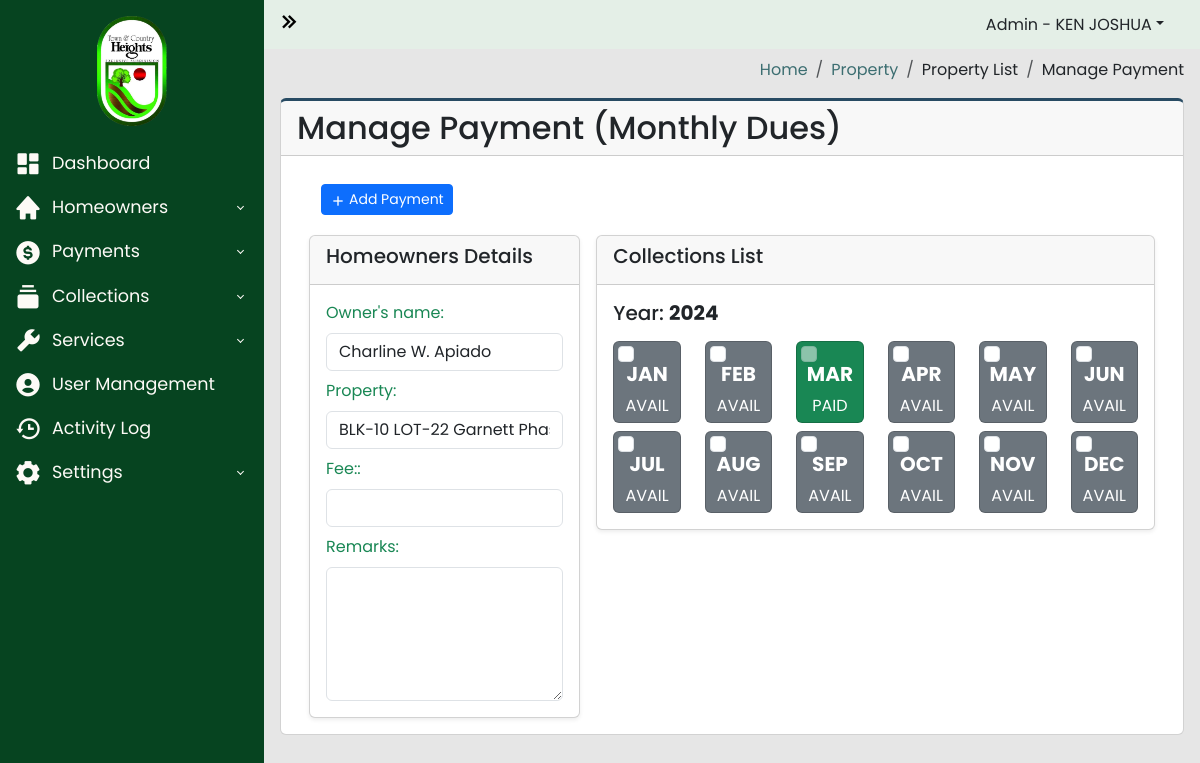
/admin-panel/property_manage_payment.php?property_id=53 (signed in), run on an earlier commit of the app's database.
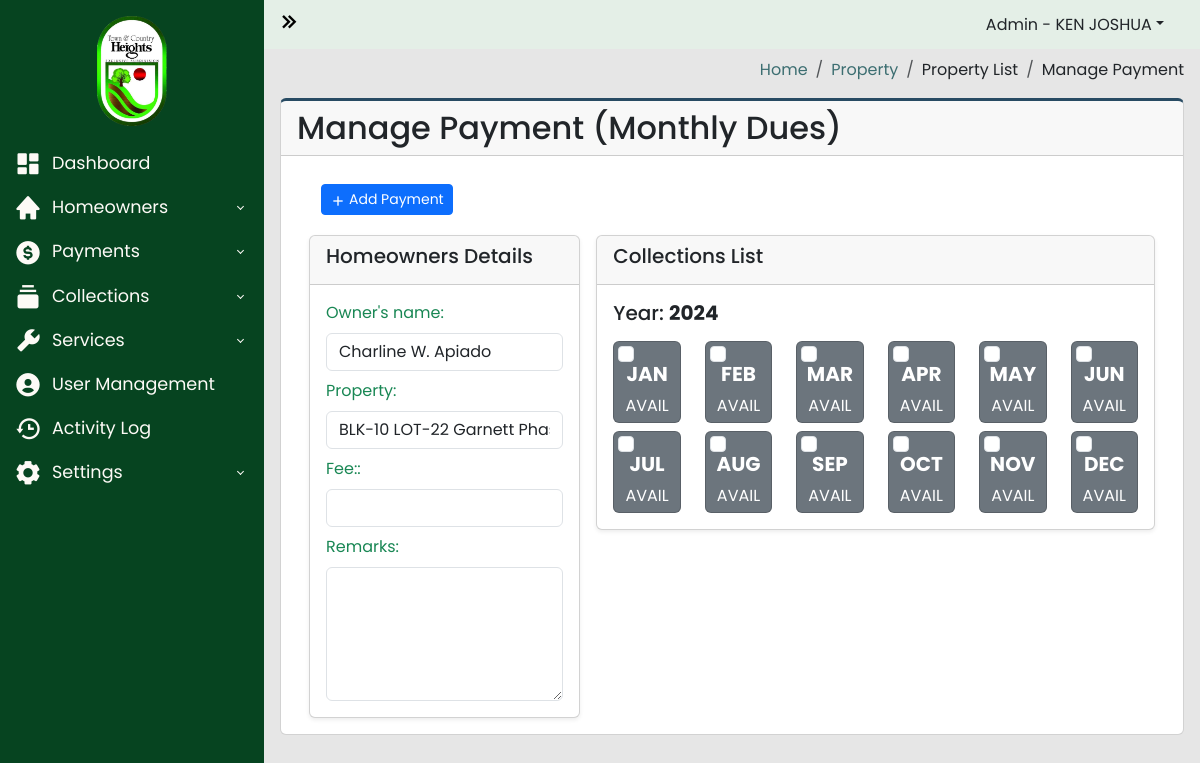
And on a later commit of the database.
### tables this page shows
CREATE TABLE `collection_list` (
  `id` int(11) NOT NULL,
  `property_id` int(200) NOT NULL,
  `collection_fee_id` int(250) NOT NULL,
  `date_created` datetime NOT NULL,
  `balance` varchar(200) NOT NULL,
  `date_paid` datetime NOT NULL,
  `status` varchar(200) NOT NULL,
  `month` varchar(200) NOT NULL,
  `month_int` varchar(100) NOT NULL,
  `year` varchar(200) NOT NULL
);

### admin-panel/property_manage_payment.php (the view, shortened to what the changed rows need)
<?php
require_once("../libs/server.php");
require_once("../includes/header.php");
?>
<?php
$server = new Server;
$server->adminAuthentication();
if (isset($_GET['property_id'])) {
  $property_id = $_GET['property_id'];
  $query = "SELECT
  property_list.*,
  property_list.blk as property_blk,
  property_list.lot as property_lot,
  property_list.street as property_street,
  property_list.phase as property_phase,
  property_list.homeowners_id as owners_id,
  homeowners_users.*
  FROM property_list INNER JOIN homeowners_users ON property_list.homeowners_id = homeowners_users.id WHERE property_list.id = :property_id";
  $data = ["property_id" => $property_id];
  $connection = $server->openConn();
  $stmt = $connection->prepare($query);
  $stmt->execute($data);
  $count = $stmt->rowCount();
  if ($count > 0) {
    while ($result = $stmt->fetch()) {
      $homeowners_id = $result['owners_id'];
    }
  } else {
    $_SESSION['status'] = "No Record Found!";
    $_SESSION['text'] = "";
    $_SESSION['status_code'] = "error";
  }
}
?>
<body>
  <div class="wrapper">
    <div class="main">
      <main class="content px-3 py-2">
        <div class="card card-border">
          <div class="card-header">
            <h2>Manage Payment (Monthly Dues)</h2>
          </div>
          <div class="card-body">
            <div class="container-fluid">
              <section class="main-content">
                <div class="row">
                  <div class="col-xs-12">
                    <div class="box">
                      <form method="POST">
                        <div class="body-box ">
                          <div class="row gx-3">
                            <div class="col-8">
                              <div class="card shadow-sm">
                                <div class="card-body">
                                  <div id="collection_list_container" class="row gy-2">
                                    <?php
                                    $property_id = $_GET['property_id'];
                                    $query2 = "SELECT
                                  collection_list.*,
                                  collection_fee.*,
                                  collection_list.status as status_cl,
                                  collection_fee.status as status_cf,
                                  collection_list.id as collection_list_id,
                                  collection_fee.id as collection_fee_id
                                  FROM collection_list INNER JOIN collection_fee ON collection_list.collection_fee_id = collection_fee.id WHERE property_id = :property_id";
                                    $data2 = ["property_id" => $property_id];
                                    $connection2 = $server->openConn();
                                    $stmt2 = $connection2->prepare($query2);
                                    $stmt2->execute($data2);
                                    if ($stmt->rowCount() > 0) {
                                      while ($result2 = $stmt2->fetch()) {
                                        $colleciton_id = $result2['collection_list_id'];
                                        $status = $result2['status_cl'];
                                        $month = $result2['month'];
                                        $fee = $result2['fee'];
                                        if ($month == "January") {
                                          $month_abr = "JAN";
                                        } elseif ($month == "February") {
                                          $month_abr = "FEB";
                                        } elseif ($month == "March") {
                                          $month_abr = "MAR";
                                        } elseif ($month == "April") {
                                          $month_abr = "APR";
                                        } elseif ($month == "May") {
                                          $month_abr = "MAY";
                                        } elseif ($month == "June") {
                                          $month_abr = "JUN";
                                        } elseif ($month == "July") {
                                          $month_abr = "JUL";
                                        } elseif ($month == "August") {
                                          $month_abr = "AUG";
                                        } elseif ($month == "September") {
                                          $month_abr = "SEP";
                                        } elseif ($month == "October") {
                                          $month_abr = "OCT";
                                        } elseif ($month == "November") {
                                          $month_abr = "NOV";
                                        } elseif ($month == "December") {
                                          $month_abr = "DEC";
                                        } else {
                                          $month_abr == "N/A";
                                        }
                                        $checkbox_status = "";
                                        if ($status == "DUE") {
                                          $color = "danger";
                                          $status_abr = "DUE";
                                        } elseif ($status == "AVAILABLE") {
                                          $color = "secondary";
                                          $status_abr = "AVAIL";
                                        } elseif ($status == "PAID") {
                                          $color = "success";
                                          $status_abr = "PAID";
                                          $checkbox_status = "disabled";
                                        } else {
                                          $color = "secondary";
                                        }
                                    ?>
                                        <div class="col-2">
                                          <div class="card text-bg-<?php echo $color; ?> text-center">
                                            <input type="checkbox" class="checkbox form-check-input mx-1 mt-1" <?php echo $checkbox_status; ?> value="<?php echo $colleciton_id; ?>" data-fee="<?php echo $fee; ?>" data-month="<?php echo $month; ?>" data-status="<?php echo $status; ?>" data-owner="<?php echo $homeowners_id; ?>" data-property="<?php echo $property_id; ?>">
                                            <h5 class="card-title month"><b><?php echo $month_abr; ?></b></h5>
                                            <p class="card-text mb-1 status"><?php echo $status_abr; ?></p>
                                          </div>
                                        </div>
                                    <?php
                                      }
                                    } else {
                                      $_SESSION['status'] = "No Record Found!";
                                      $_SESSION['text'] = "";
                                      $_SESSION['status_code'] = "error";
                                    }
                                    ?>
                                  </div>
                                </div>
                              </div>
                            </div>
                      </form>
                    </div>
                  </div>
                </div>
            </div>
          </div>
        </div>
    </div>
  </div>
  <?php
  include("../includes/footer.php");
  ?>

What changed in the data, as far as the page shows it:
changed collection_list "MAR": status "PAID" → "AVAIL"
